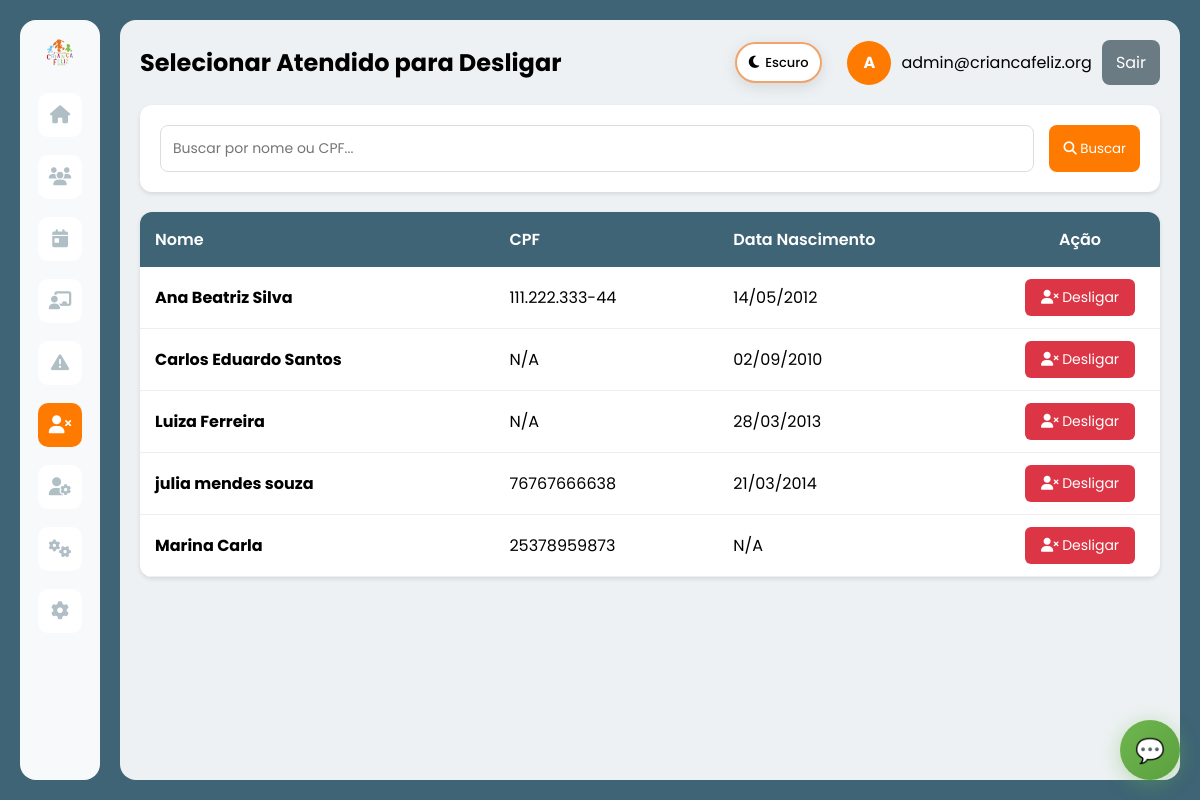
The app's page /desligamento.php?action=novo (signed in) with its own data.
### tables this page shows
CREATE TABLE `atendido` (
  `idatendido` int(11) NOT NULL,
  `status` varchar(20) DEFAULT NULL,
  `data_cadastro` date DEFAULT NULL,
  `nome` varchar(100) DEFAULT NULL,
  `data_nascimento` date DEFAULT NULL,
  `faixa_etaria` varchar(20) DEFAULT NULL,
  `cpf` varchar(14) DEFAULT NULL,
  `rg` varchar(20) DEFAULT NULL,
  `endereco` varchar(255) DEFAULT NULL,
  `numero` varchar(20) DEFAULT NULL,
  `complemento` varchar(100) DEFAULT NULL,
  `bairro` varchar(100) DEFAULT NULL,
  `cidade` varchar(100) DEFAULT NULL,
  `estado` varchar(2) DEFAULT NULL,
  `cep` varchar(10) DEFAULT NULL,
  `foto` varchar(255) DEFAULT NULL,
  `id_responsavel` int(11) DEFAULT NULL,
  `data_acolhimento` date DEFAULT NULL
);

### app/Controllers/BaseController.php (called while the page is built, shortened)
<?php
class BaseController {
    protected $authService;
    public function __construct() {
        $this->authService = new AuthService();
    }
    protected function renderWithLayout($layout, $view, $data = []) {
        $data['currentUser'] = $this->authService->getCurrentUser();
        $data['isLoggedIn'] = $this->authService->isLoggedIn();
        $data['old_input'] = $_SESSION['old_input'] ?? [];
        view($view, $data);
    }
    protected function getParam($key, $default = null) {
        return $_REQUEST[$key] ?? $default;
    }
    protected function requireAuth() {
        $this->authService->requireAuth();
    }
    protected function requirePermission($permission) {
        $this->authService->requirePermission($permission);
    }
}

### app/Config/Database.php (called while the page is built, shortened)
<?php
class Database {
    private static $host = 'localhost';
    private static $dbname = 'criancafeliz';
    private static $username = 'root';
    private static $password = '';
    private static $charset = 'utf8mb4';
    private static $pdo = null;
    public static function getConnection() {
        if (self::$pdo === null) {
            try {
                $dsn = "mysql:host=" . self::$host . ";dbname=" . self::$dbname . ";charset=" . self::$charset;
                $options = [
                    PDO::ATTR_ERRMODE            => PDO::ERRMODE_EXCEPTION,
                    PDO::ATTR_DEFAULT_FETCH_MODE => PDO::FETCH_ASSOC,
                    PDO::ATTR_EMULATE_PREPARES   => false,
                    PDO::MYSQL_ATTR_INIT_COMMAND => "SET NAMES utf8mb4"
                ];
                self::$pdo = new PDO($dsn, self::$username, self::$password, $options);
            } catch (PDOException $e) {
                error_log('❌ ERRO ao conectar ao banco: ' . $e->getMessage());
                throw new Exception('Erro ao conectar ao banco de dados: ' . $e->getMessage());
            }
        }
        return self::$pdo;
    }
}

### app/Models/BaseModelDB.php (called while the page is built, shortened)
<?php
abstract class BaseModelDB {
    protected $table;
    protected $pdo;
    public function __construct($table, $primaryKey = 'id') {
        $this->table = $table;
        $this->pdo = Database::getConnection();
    }
    public function all() {
        $stmt = $this->pdo->query("SELECT * FROM {$this->table}");
        return $stmt->fetchAll();
    }
    public function findAll() {
        return $this->all();
    }
}

### app/Views/desligamento/selecionar.php (the view, shortened to what this page needs)
<div class="busca-container">
    <form method="GET" action="desligamento.php">
        <div class="busca-row">
            <input type="text" name="search" class="busca-input"
                   placeholder="Buscar por nome ou CPF..."
                   value="<?php echo htmlspecialchars($search); ?>">
            <button type="submit" class="btn">
                <i class="fas fa-search"></i> Buscar
            </button>
        </div>
    </form>
</div>
<div class="tabela-atendidos">
    <table>
        <thead>
            <tr>
                <th>Nome</th>
                <th>CPF</th>
                <th>Data Nascimento</th>
                <th style="text-align: center;">Ação</th>
            </tr>
        </thead>
        <tbody>
            <?php if (empty($atendidos)): ?>
                <tr>
                    <td colspan="4">
                        <div class="empty-state">
                            <i class="fas fa-inbox"></i>
                            <p>Nenhum atendido encontrado</p>
                        </div>
                    </td>
                </tr>
            <?php else: ?>
                <?php foreach ($atendidos as $atendido): ?>
                    <?php $id = $atendido['idatendido'] ?? $atendido['id']; ?>
                    <tr>
                        <td><strong><?php echo htmlspecialchars($atendido['nome']); ?></strong></td>
                        <td><?php echo htmlspecialchars($atendido['cpf'] ?? 'N/A'); ?></td>
                        <td>
                            <?php
                            if (!empty($atendido['data_nascimento'])) {
                                $data = new DateTime($atendido['data_nascimento']);
                                echo $data->format('d/m/Y');
                            } else {
                                echo 'N/A';
                            }
                            ?>
                        </td>
                        <td style="text-align: center;">
                            <a href="desligamento.php?action=novo&id=<?php echo $id; ?>" class="btn-desligar">
                                <i class="fas fa-user-times"></i> Desligar
                            </a>
                        </td>
                    </tr>
                <?php endforeach; ?>
            <?php endif; ?>
        </tbody>
    </table>
</div>

### css/style.css (style rules this page uses)
* { margin: 0; padding: 0; box-sizing: border-box; font-family: 'Poppins', sans-serif; }
body { font-family: 'Poppins', sans-serif; }
html { font-family: 'Poppins', sans-serif; }
.fa, .fas, .far, .fal, .fab, i.fa, i.fas, i.far, i.fal, i.fab { font-family: "Font Awesome 6 Free" !important; font-style: normal !important; font-weight: 900 !important; }
:root { --bg-primary: #ffffff; --bg-secondary: #f8f9fa; --bg-tertiary: #edf1f3; --text-primary: #000000; --text-secondary: #333333; --text-muted: #999999; --border-color: #f0a36b; --input-bg: #ffffff; --card-bg: #ffffff; --shadow: rgba(0, 0, 0, 0.15); --shadow-light: rgba(0, 0, 0, 0.1); --primary-green: #6fb64f; --primary-orange: #f0a36b; --primary-orange-hover: #d98242; --error-bg: #fee; --error-border: #fcc; --error-text: #c33; }
body { font-family: 'Poppins', sans-serif; background: var(--bg-primary); color: var(--text-primary); min-height: 100vh; margin: 0; padding: 0; transition: background-color 0.3s ease, color 0.3s ease; }
td { white-space: nowrap; }
th[style*="width:160px"], td:last-child { width: 160px; text-align: center; }

### app/Views/layouts/main.php (style rules this page uses)
* { font-family: 'Poppins', sans-serif; }
.fa, .fas, .far, .fal, .fab { font-family: "Font Awesome 6 Free" !important; }
body { background: #3E6475; margin: 0; padding: 0; font-family: 'Poppins', sans-serif; }
.btn { background: #ff7a00; color: #fff; border: none; padding: 10px 14px; border-radius: 8px; cursor: pointer; text-decoration: none; display: inline-block; font-family: 'Poppins', sans-serif; }
input, select, textarea, button { font-family: 'Poppins', sans-serif; }
h1, h2, h3, h4, h5, h6, p, span, div, a, label { font-family: 'Poppins', sans-serif; }
i.fa, i.fas, i.far, i.fal, i.fab { font-family: "Font Awesome 6 Free" !important; font-style: normal; }

### app/Views/desligamento/selecionar.php (style rules this page uses)
.busca-container { background: #fff; padding: 20px; border-radius: 12px; margin-bottom: 20px; box-shadow: 0 2px 4px rgba(0,0,0,0.1); }
.busca-row { display: flex; gap: 15px; }
.busca-input { flex: 1; padding: 12px; border: 1px solid #ddd; border-radius: 8px; font-size: 14px; }
.tabela-atendidos { background: #fff; border-radius: 12px; overflow: hidden; box-shadow: 0 2px 4px rgba(0,0,0,0.1); }
.tabela-atendidos table { width: 100%; border-collapse: collapse; }
.tabela-atendidos th { background: #3E6475; color: #fff; padding: 15px; text-align: left; font-weight: 600; }
.tabela-atendidos td { padding: 12px 15px; border-bottom: 1px solid #eee; }
.btn-desligar { padding: 8px 16px; background: #dc3545; color: #fff; border: none; border-radius: 6px; cursor: pointer; font-size: 14px; text-decoration: none; display: inline-block; }

### records on screen
atendido: nome "Ana Beatriz Silva", cpf "111.222.333-44", data_nascimento "14/05/2012"
atendido: nome "Carlos Eduardo Santos", cpf "N/A", data_nascimento "02/09/2010"
atendido: nome "Luiza Ferreira", cpf "N/A", data_nascimento "28/03/2013"
atendido: nome "julia mendes souza", cpf "76767666638", data_nascimento "21/03/2014"
atendido: nome "Marina Carla", cpf "25378959873", shows "N/A"

### other values on screen
$pageTitle "Selecionar Atendido para Desligar"
substr($currentUser['name'] ?? 'U', 0, 1) "A"
$currentUser['email'] "admin@criancafeliz.org"
